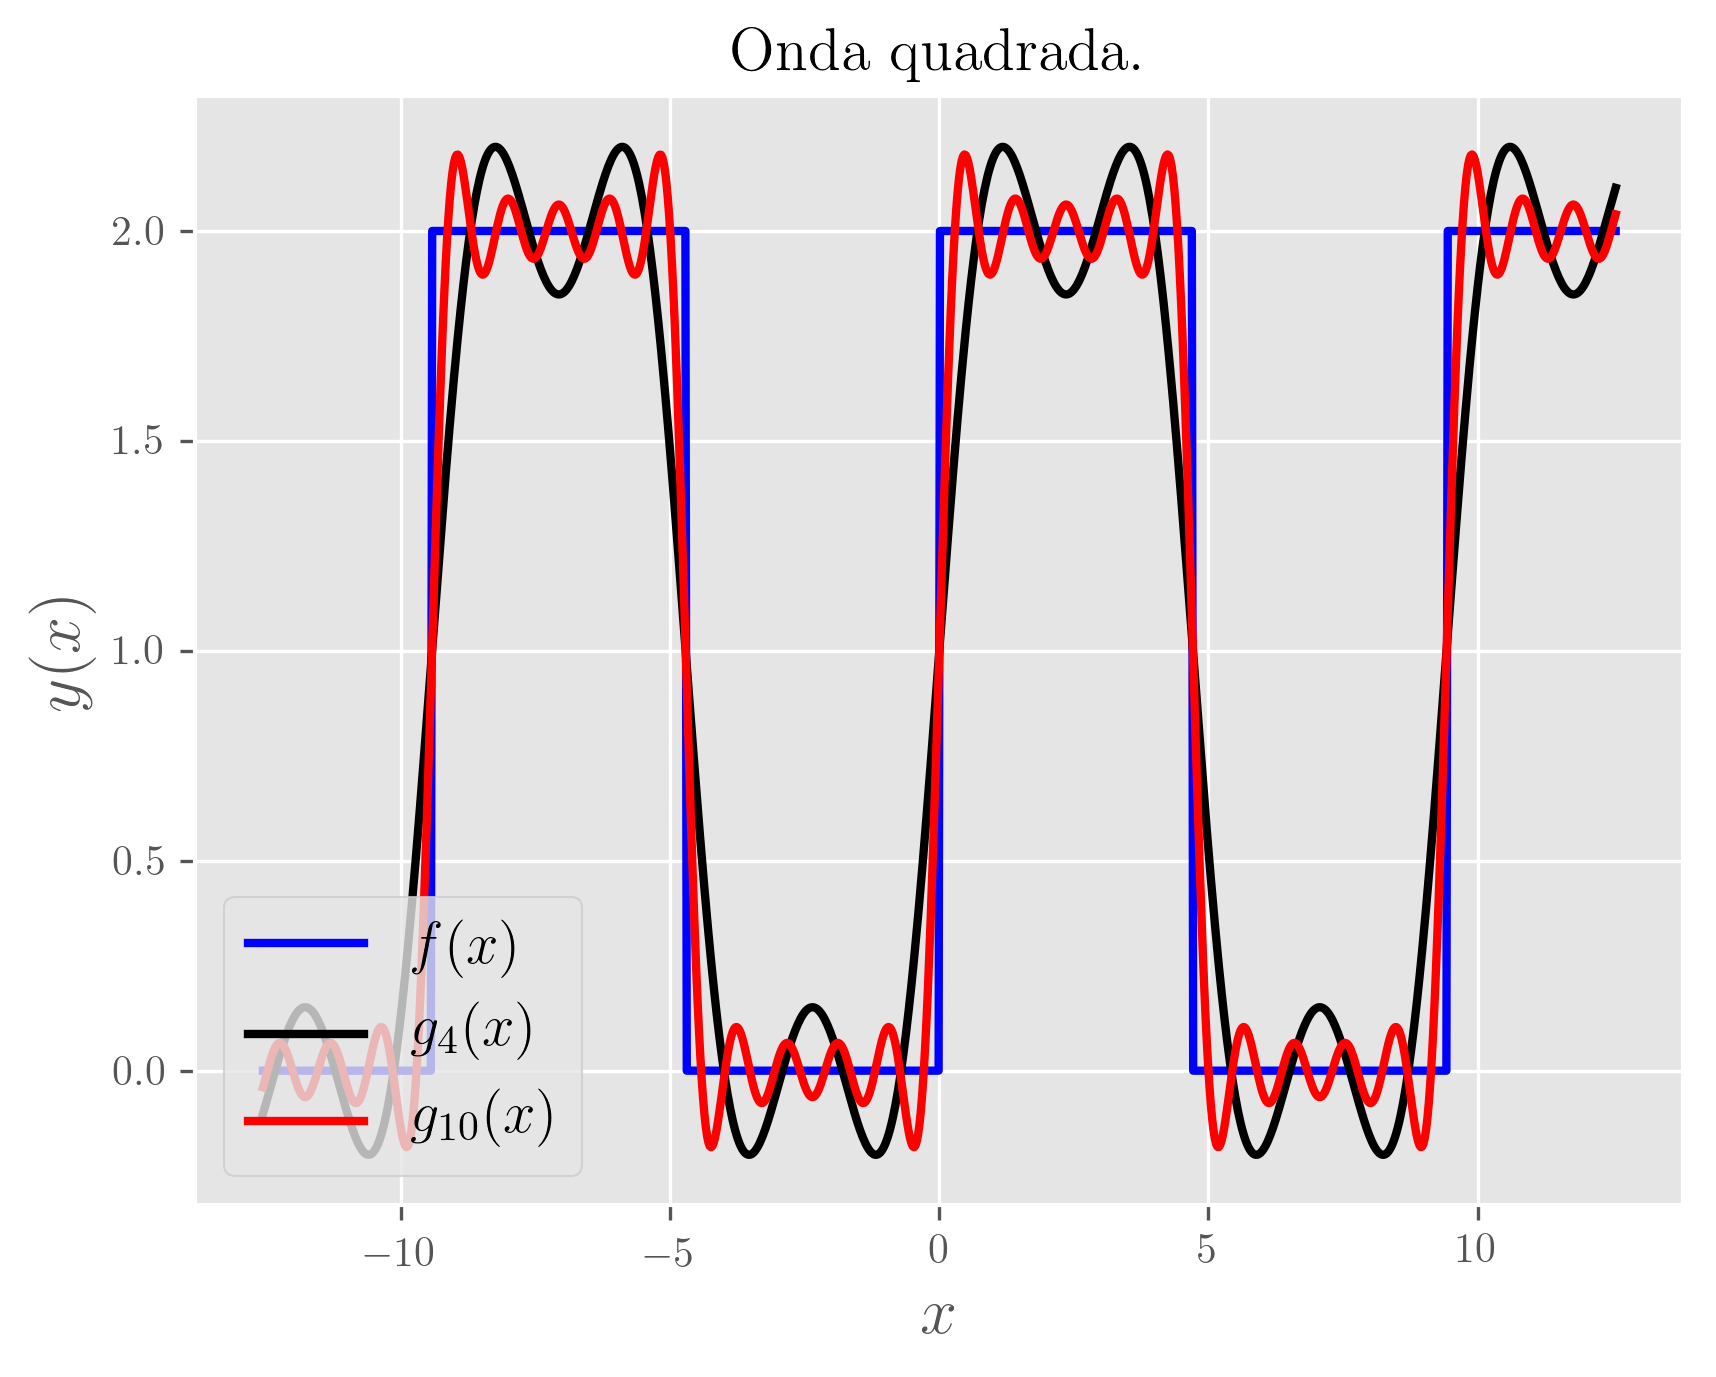

This figure's Python source:
import numpy as np
import matplotlib.pyplot as plt
from scipy import signal
import math

#para usar Latex
plt.rc('text', usetex=True)
plt.rc('font', family='serif')

plt.style.use("ggplot") #estilo de grafico

#############################################
#########Funcoes

def onda_quadrada(x,T,A,y0 = -1):
	''' Esta funcao cria uma funcao f de onda quadrada com:
	periodo = T
	amplitude = A
	y0 e opcional. Se y0 = 0, a funcao sera somente positiva, 0 < f < A
	o default e a funcao ter media zero: -A/2 < f < A/2
	'''
	if y0 == 0:
		C = A/2
	else:
		C = 0
	return C+(A/2)*signal.square((2/T)*math.pi*x)


# coeficientes
def bn(n):
	n = int(n)
	if (n%2 != 0):
		return 4/(np.pi*n)
	else:
		return 0

def serie_fourier(x, n_max, A, y0 = -1):
	'''x = vetor contendo o dominio da funcao
	n_max = numero de termos na expansao de Fourier
	A = amplitude
	y0 e opcional. Se y0 = 0, a funcao sera somente positiva, 0 < f < A
	o default e a funcao ter media zero: -A/2 < f < A/2
	'''
	Nx = len(x)
	g = np.zeros(Nx)
	for i in range(Nx):
		a0 = 0
		partialSums = a0
		for n in range(1,n_max):
			try:
				partialSums = partialSums + bn(n)*np.sin((2*np.pi*n*x[i])/T)
			except:
				print("pass")
				pass
		g[i] = partialSums
	if y0 == 0:
		C = A/2
	else:
		C = 0
	return C+(A/2)*g

#########Fim das funcoes ##################33
########################################################

#Intervalo em x
x = np.linspace(-4*math.pi,4*math.pi,1000)

T = 3*math.pi #periodo
A = 2 #amplitude
y0 = 0 #opcional
#N_harm = 14 #numero de termos na expansao de Fourier

f = onda_quadrada(x, T, A, y0) #expressao analitica da funcao a ser expandida
g4 = serie_fourier(x, 4, A, y0) #expansao considerando 2 termos
g10 = serie_fourier(x, 10, A, y0) #expansao considerando 10 termos
g20 = serie_fourier(x, 20, A, y0) #expansao considerando 10 termos


plt.plot(x, f, 'b', lw = 2, label=r'$f(x)$')
plt.plot(x, g4, 'k', lw = 2, label=r'$g_4(x)$')
plt.plot(x, g10, 'r', lw = 2, label=r'$g_{10}(x)$')
plt.title('Onda quadrada.')
plt.legend(loc='lower left',fontsize = 14)
plt.xlabel(r'$x$', fontsize = 16) #k indica cor preta
plt.ylabel(r'$y(x)$', fontsize = 16)
plt.savefig('fourier_series_square_wave.png', dpi = 300, bbox_inches='tight')
